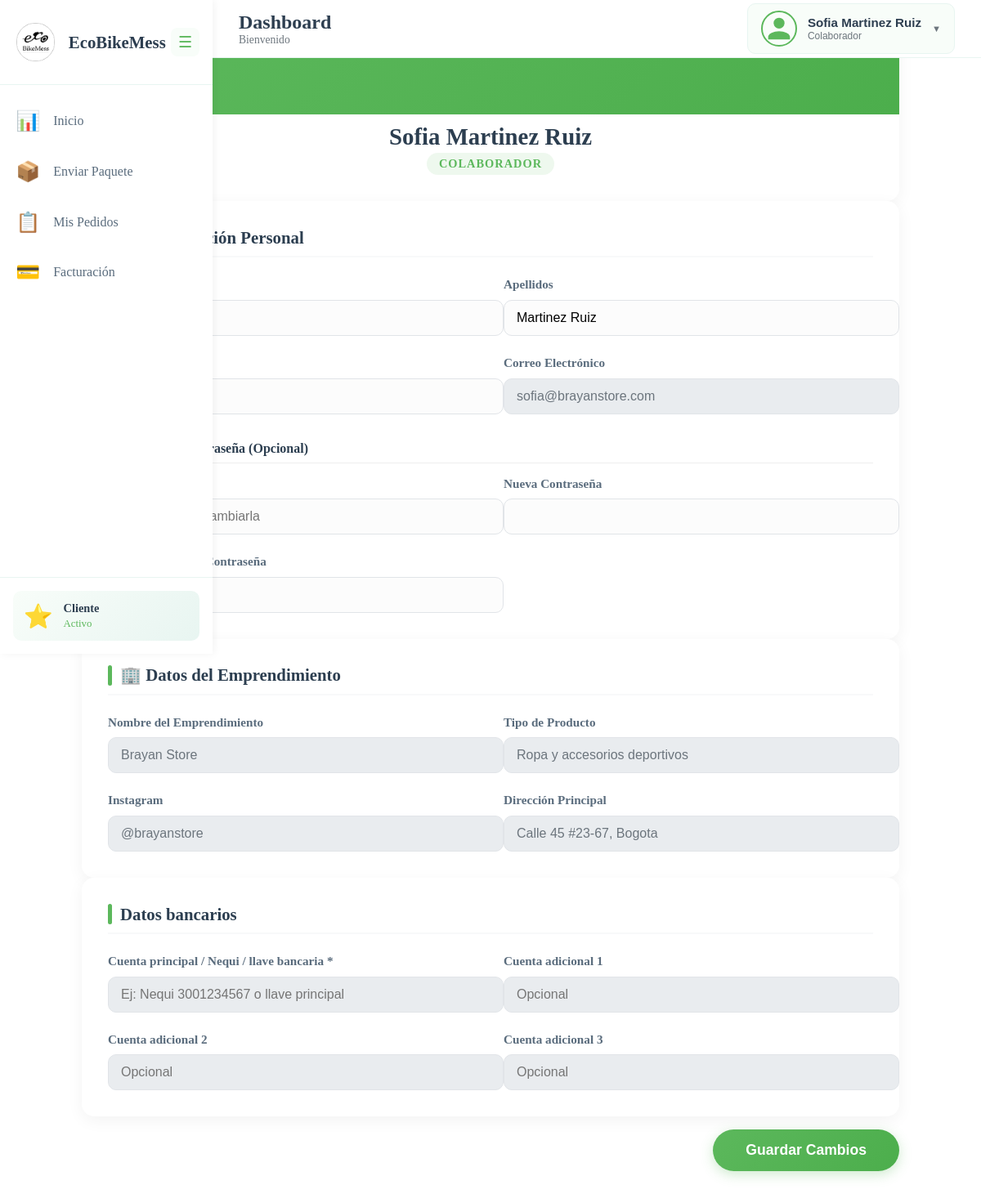
The page /cliente/mi-perfil (signed in) on the database its author committed.
### tables this page shows
CREATE TABLE IF NOT EXISTS usuarios (
    id INT PRIMARY KEY AUTO_INCREMENT,
    nombres VARCHAR(100) NOT NULL,
    apellidos VARCHAR(100) NOT NULL,
    correo VARCHAR(150) UNIQUE NOT NULL,
    telefono VARCHAR(20) NOT NULL,
    password VARCHAR(255) NOT NULL,
    token VARCHAR(255) DEFAULT NULL,
    token_expiracion DATETIME DEFAULT NULL,
    tipo_usuario ENUM('cliente', 'mensajero', 'administrador', 'colaborador') NOT NULL,
    estado ENUM('activo', 'inactivo', 'pendiente_aprobacion', 'bloqueado') DEFAULT 'activo',
    correo_verificado BOOLEAN DEFAULT FALSE,
    codigo_verificacion VARCHAR(10),
    fecha_creacion TIMESTAMP DEFAULT CURRENT_TIMESTAMP,
    fecha_actualizacion TIMESTAMP DEFAULT CURRENT_TIMESTAMP ON UPDATE CURRENT_TIMESTAMP,
    ultimo_acceso TIMESTAMP NULL,
    intentos_fallidos INT DEFAULT 0,
    bloqueado_hasta TIMESTAMP NULL
);

CREATE TABLE IF NOT EXISTS clientes (
    id INT PRIMARY KEY AUTO_INCREMENT,
    usuario_id INT UNIQUE NOT NULL,
    nombre_emprendimiento VARCHAR(150) NOT NULL,
    tipo_producto VARCHAR(200) NOT NULL,
    instagram VARCHAR(100),
    direccion_principal TEXT,
    saldo_pendiente DECIMAL(10,2) DEFAULT 0.00,
    limite_credito DECIMAL(10,2) DEFAULT 0.00,
    fecha_registro TIMESTAMP DEFAULT CURRENT_TIMESTAMP,
    FOREIGN KEY (usuario_id) REFERENCES usuarios(id) ON DELETE CASCADE
);

### views/layouts/miPerfilCliente.php (the view, shortened to what this page needs)
<?php
$user_id = $_SESSION['user_id'];
$rol = $_SESSION['user_role'] ?? 'usuario';
$conn = conexionDB();
$sql = "SELECT * FROM usuarios WHERE id = :id";
$stmt = $conn->prepare($sql);
$stmt->execute([':id' => $user_id]);
$usuario = $stmt->fetch(PDO::FETCH_ASSOC);
$datos_extra = [];
if ($rol === 'cliente') {
    $stmtExtra = $conn->prepare("SELECT * FROM clientes WHERE usuario_id = :id");
    $stmtExtra->execute([':id' => $user_id]);
    $datos_extra = $stmtExtra->fetch(PDO::FETCH_ASSOC);
} elseif ($rol === 'colaborador') {
    $sqlColab = "SELECT c.* FROM clientes c
                 JOIN colaboradores_cliente cc ON c.id = cc.cliente_id
                 WHERE cc.usuario_id = :id";
    $stmtExtra = $conn->prepare($sqlColab);
    $stmtExtra->execute([':id' => $user_id]);
    $datos_extra = $stmtExtra->fetch(PDO::FETCH_ASSOC);
} elseif ($rol === 'mensajero') {
    $stmtExtra = $conn->prepare("SELECT * FROM mensajeros WHERE usuario_id = :id");
    $stmtExtra->execute([':id' => $user_id]);
    $datos_extra = $stmtExtra->fetch(PDO::FETCH_ASSOC);
}
?>
<!DOCTYPE html>
<html lang="es">
<head>
    <link rel="stylesheet" href="../../public/css/clienteSidebar.css">
    <link rel="stylesheet" href="../../public/css/clienteNavbar.css">
    <link rel="stylesheet" href="../../public/css/miPerfil.css">
    <link rel="stylesheet" href="../../public/css/responsive.css">
</head>
<body>
    <?php
    if ($rol === 'cliente' || $rol === 'colaborador') {
        include '../layouts/clienteNavbar.php';
        include '../layouts/clienteSidebar.php';
    } else {
        include '../layouts/clienteNavbar.php';
    }
    ?>
    <main class="main-content profile-main-content<?php echo ($rol !== 'cliente' && $rol !== 'colaborador') ? ' profile-no-sidebar' : ''; ?>">
        <div class="profile-container">
            <form action="../../controller/perfilController.php" method="POST">
                <div class="profile-card">
                    <div class="profile-bg"></div>
                    <div class="profile-header-content" style="padding-top: 60px;">
                        <h1 class="profile-name"><?php echo htmlspecialchars($usuario['nombres'] . ' ' . $usuario['apellidos']); ?></h1>
                        <div class="profile-role"><?php echo ucfirst($rol); ?></div>
                    </div>
                </div>
                <div class="profile-card">
                    <h3 class="form-section-title">👤 Información Personal</h3>
                    <div class="form-grid">
                        <div class="form-group">
                            <label>Nombres</label>
                            <input type="text" name="nombres" value="<?php echo htmlspecialchars($usuario['nombres']); ?>" autocomplete="given-name" required>
                        </div>
                        <div class="form-group">
                            <label>Apellidos</label>
                            <input type="text" name="apellidos" value="<?php echo htmlspecialchars($usuario['apellidos']); ?>" autocomplete="family-name" required>
                        </div>
                        <div class="form-group">
                            <label>Teléfono</label>
                            <input type="tel" name="telefono" value="<?php echo htmlspecialchars($usuario['telefono']); ?>" autocomplete="tel" required>
                        </div>
                        <div class="form-group">
                            <label>Correo Electrónico</label>
                            <input type="email" value="<?php echo htmlspecialchars($usuario['correo']); ?>" disabled title="El correo no se puede editar">
                        </div>
                    </div>
                    <h4 style="margin-top: 2rem; margin-bottom: 1rem; color: #2c3e50; border-bottom: 1px solid #eee; padding-bottom: 0.5rem;">🔒 Cambiar Contraseña (Opcional)</h4>
                    <div class="form-grid">
                        <div class="form-group">
                            <label>Contraseña Actual</label>
                            <input type="password" name="current_password" placeholder="Solo si desea cambiarla">
                        </div>
                        <div class="form-group">
                            <label>Nueva Contraseña</label>
                            <input type="password" name="new_password">
                        </div>
                        <div class="form-group">
                            <label>Confirmar Nueva Contraseña</label>
                            <input type="password" name="confirm_password">
                        </div>
                    </div>
                </div>
                <?php if ($rol === 'cliente' || $rol === 'colaborador'): ?>
                <?php $readonly = ($rol === 'colaborador') ? 'disabled' : ''; ?>
                <div class="profile-card">
                    <h3 class="form-section-title">🏢 Datos del Emprendimiento</h3>
                    <div class="form-grid">
                        <div class="form-group">
                            <label>Nombre del Emprendimiento</label>
                            <input type="text" name="nombre_emprendimiento" value="<?php echo htmlspecialchars($datos_extra['nombre_emprendimiento'] ?? ''); ?>" <?php echo $readonly; ?>>
                        </div>
                        <div class="form-group">
                            <label>Tipo de Producto</label>
                            <input type="text" name="tipo_producto" value="<?php echo htmlspecialchars($datos_extra['tipo_producto'] ?? ''); ?>" <?php echo $readonly; ?>>
                        </div>
                        <div class="form-group">
                            <label>Instagram</label>
                            <input type="text" name="instagram" value="<?php echo htmlspecialchars($datos_extra['instagram'] ?? ''); ?>" placeholder="@usuario" <?php echo $readonly; ?>>
                        </div>
                        <div class="form-group">
                            <label>Dirección Principal</label>
                            <input type="text" name="direccion_principal" value="<?php echo htmlspecialchars($datos_extra['direccion_principal'] ?? ''); ?>" <?php echo $readonly; ?>>
                        </div>
                    </div>
                </div>
                <div class="profile-card">
                    <h3 class="form-section-title">Datos bancarios</h3>
                    <div class="form-grid">
                        <div class="form-group">
                            <label>Cuenta principal / Nequi / llave bancaria *</label>
                            <input type="text" name="cuenta_bancaria_principal" value="<?php echo htmlspecialchars($datos_extra['cuenta_bancaria_principal'] ?? ''); ?>" placeholder="Ej: Nequi 3001234567 o llave principal" <?php echo $readonly; ?> <?php echo $rol === 'cliente' ? 'required' : ''; ?>>
                        </div>
                        <div class="form-group">
                            <label>Cuenta adicional 1</label>
                            <input type="text" name="cuenta_bancaria_opcional_1" value="<?php echo htmlspecialchars($datos_extra['cuenta_bancaria_opcional_1'] ?? ''); ?>" placeholder="Opcional" <?php echo $readonly; ?>>
                        </div>
                        <div class="form-group">
                            <label>Cuenta adicional 2</label>
                            <input type="text" name="cuenta_bancaria_opcional_2" value="<?php echo htmlspecialchars($datos_extra['cuenta_bancaria_opcional_2'] ?? ''); ?>" placeholder="Opcional" <?php echo $readonly; ?>>
                        </div>
                        <div class="form-group">
                            <label>Cuenta adicional 3</label>
                            <input type="text" name="cuenta_bancaria_opcional_3" value="<?php echo htmlspecialchars($datos_extra['cuenta_bancaria_opcional_3'] ?? ''); ?>" placeholder="Opcional" <?php echo $readonly; ?>>
                        </div>
                    </div>
                </div>
                <?php endif; ?>
                <button type="submit" class="btn-save">Guardar Cambios</button>
            </form>
        </div>
    </main>
</body>
</html>

### public/css/miPerfil.css (style rules this page uses)
:root { --primary-color: #5cb85c; --primary-dark: #4cae4c; --text-color: #2c3e50; --bg-light: #f8f9fa; }
.profile-container { max-width: 1000px; margin: 2rem auto; display: grid; gap: 2rem; padding: 0 4px; }
.profile-card { background: white; border-radius: 15px; box-shadow: 0 5px 20px rgba(0, 0, 0, 0.05); padding: 2rem; overflow: hidden; position: relative; }
.profile-header-content { text-align: center; position: relative; z-index: 1; }
.profile-bg { position: absolute; top: 0; left: 0; width: 100%; height: 100px; background: linear-gradient(135deg, var(--primary-color), var(--primary-dark)); z-index: 0; }
.profile-name { font-size: 1.8rem; color: var(--text-color); margin-bottom: 0.2rem; font-weight: 700; }
.profile-role { color: var(--primary-color); font-weight: 600; text-transform: uppercase; font-size: 0.9rem; letter-spacing: 1px; background: rgba(92, 184, 92, 0.1); padding: 5px 15px; border-radius: 20px; display: inline-block; }
.form-section-title { color: var(--text-color); margin: 0 0 1.5rem 0; font-size: 1.3rem; display: flex; align-items: center; gap: 10px; padding-bottom: 10px; border-bottom: 2px solid var(--bg-light); }
.form-section-title::before { content: ''; display: block; width: 5px; height: 25px; background: var(--primary-color); border-radius: 5px; }
.form-grid { display: grid; grid-template-columns: repeat(auto-fit, minmax(300px, 1fr)); gap: 1.5rem 2rem; }
.form-group label { display: block; margin-bottom: 0.6rem; font-weight: 600; color: #5a6c7d; font-size: 0.95rem; }
.form-group input { width: 100%; padding: 12px 15px; border: 1px solid #e1e4e8; border-radius: 10px; font-size: 1rem; transition: all 0.3s ease; background: #fcfcfc; }
.form-group input:disabled { background: #e9ecef; color: #6c757d; cursor: not-allowed; }
.btn-save { background: linear-gradient(135deg, var(--primary-color) 0%, var(--primary-dark) 100%); color: white; border: none; padding: 15px 40px; border-radius: 50px; cursor: pointer; font-size: 1.1rem; font-weight: 700; margin-top: 1rem; width: auto; min-width: 200px; transition: all 0.3s ease; box-shadow: 0 4px 15px rgba(92, 184, 92, 0.3); display: block; margin-left: auto; }

### public/css/responsive.css (style rules this page uses)
html, body { max-width: 100%; overflow-x: hidden; }
.filters-grid, .form-grid, .form-row, .stats-grid, .stats-quick, .content-grid, .quick-stats, .permissions-grid, .summary-grid, .detail-grid { min-width: 0; }

### rows shown on the page
usuarios: nombres+apellidos "Sofia Martinez Ruiz", nombres "Sofia", apellidos "Martinez Ruiz", telefono "3159876543", correo "sofia@brayanstore.com"
clientes: nombre_emprendimiento "Brayan Store", tipo_producto "Ropa y accesorios deportivos", instagram "@brayanstore", direccion_principal "Calle 45 #23-67, Bogota"

### other values the page prints
$_SESSION['user_role'] "Colaborador"
$rol "COLABORADOR"
